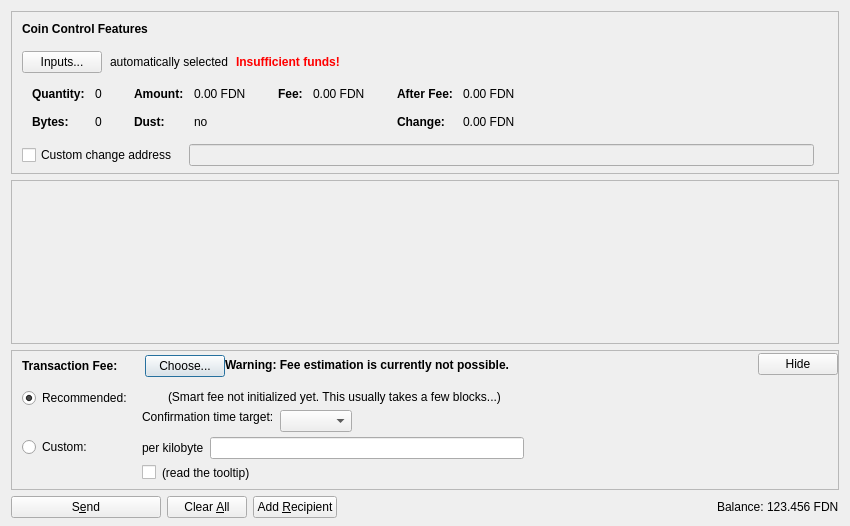
<?xml version="1.0" encoding="UTF-8"?>
<ui version="4.0">
 <class>SendCoinsDialog</class>
 <widget class="QDialog" name="SendCoinsDialog">
  <property name="geometry">
   <rect>
    <x>0</x>
    <y>0</y>
    <width>850</width>
    <height>526</height>
   </rect>
  </property>
  <property name="windowTitle">
   <string>Send Coins</string>
  </property>
  <layout class="QVBoxLayout" name="verticalLayout" stretch="0,1,0,0">
   <property name="bottomMargin">
    <number>8</number>
   </property>
   <item>
    <widget class="QFrame" name="frameCoinControl">
     <property name="sizePolicy">
      <sizepolicy hsizetype="Expanding" vsizetype="Expanding">
       <horstretch>0</horstretch>
       <verstretch>0</verstretch>
      </sizepolicy>
     </property>
     <property name="maximumSize">
      <size>
       <width>16777215</width>
       <height>16777215</height>
      </size>
     </property>
     <property name="frameShape">
      <enum>QFrame::StyledPanel</enum>
     </property>
     <property name="frameShadow">
      <enum>QFrame::Sunken</enum>
     </property>
     <layout class="QVBoxLayout" name="verticalLayoutCoinControl2">
      <property name="spacing">
       <number>0</number>
      </property>
      <property name="leftMargin">
       <number>0</number>
      </property>
      <property name="topMargin">
       <number>0</number>
      </property>
      <property name="rightMargin">
       <number>0</number>
      </property>
      <property name="bottomMargin">
       <number>6</number>
      </property>
      <item>
       <layout class="QVBoxLayout" name="verticalLayoutCoinControl" stretch="0,0,0,0,1">
        <property name="spacing">
         <number>0</number>
        </property>
        <property name="leftMargin">
         <number>10</number>
        </property>
        <property name="topMargin">
         <number>10</number>
        </property>
        <item>
         <layout class="QHBoxLayout" name="horizontalLayoutCoinControl1">
          <property name="bottomMargin">
           <number>15</number>
          </property>
          <item>
           <widget class="QLabel" name="labelCoinControlFeatures">
            <property name="sizePolicy">
             <sizepolicy hsizetype="Preferred" vsizetype="Maximum">
              <horstretch>0</horstretch>
              <verstretch>0</verstretch>
             </sizepolicy>
            </property>
            <property name="font">
             <font>
              <weight>75</weight>
              <bold>true</bold>
             </font>
            </property>
            <property name="styleSheet">
             <string notr="true">font-weight:bold;</string>
            </property>
            <property name="text">
             <string>Coin Control Features</string>
            </property>
           </widget>
          </item>
         </layout>
        </item>
        <item>
         <layout class="QHBoxLayout" name="horizontalLayoutCoinControl2" stretch="0,0,0,0">
          <property name="spacing">
           <number>8</number>
          </property>
          <property name="bottomMargin">
           <number>10</number>
          </property>
          <item>
           <widget class="QPushButton" name="pushButtonCoinControl">
            <property name="styleSheet">
             <string notr="true"/>
            </property>
            <property name="text">
             <string>Inputs...</string>
            </property>
            <property name="autoDefault">
             <bool>false</bool>
            </property>
           </widget>
          </item>
          <item>
           <widget class="QLabel" name="labelCoinControlAutomaticallySelected">
            <property name="text">
             <string>automatically selected</string>
            </property>
            <property name="margin">
             <number>5</number>
            </property>
           </widget>
          </item>
          <item>
           <widget class="QLabel" name="labelCoinControlInsuffFunds">
            <property name="font">
             <font>
              <weight>75</weight>
              <bold>true</bold>
             </font>
            </property>
            <property name="styleSheet">
             <string notr="true">color:red;font-weight:bold;</string>
            </property>
            <property name="text">
             <string>Insufficient funds!</string>
            </property>
            <property name="margin">
             <number>5</number>
            </property>
           </widget>
          </item>
          <item>
           <spacer name="horizontalSpacerCoinControl">
            <property name="orientation">
             <enum>Qt::Horizontal</enum>
            </property>
            <property name="sizeHint" stdset="0">
             <size>
              <width>40</width>
              <height>1</height>
             </size>
            </property>
           </spacer>
          </item>
         </layout>
        </item>
        <item>
         <widget class="QWidget" name="widgetCoinControl" native="true">
          <property name="sizePolicy">
           <sizepolicy hsizetype="Preferred" vsizetype="Preferred">
            <horstretch>0</horstretch>
            <verstretch>0</verstretch>
           </sizepolicy>
          </property>
          <property name="minimumSize">
           <size>
            <width>0</width>
            <height>0</height>
           </size>
          </property>
          <property name="styleSheet">
           <string notr="true"/>
          </property>
          <layout class="QHBoxLayout" name="horizontalLayoutCoinControl5">
           <property name="leftMargin">
            <number>0</number>
           </property>
           <property name="topMargin">
            <number>0</number>
           </property>
           <property name="rightMargin">
            <number>0</number>
           </property>
           <property name="bottomMargin">
            <number>0</number>
           </property>
           <item>
            <layout class="QHBoxLayout" name="horizontalLayoutCoinControl3" stretch="0,0,0,1">
             <property name="spacing">
              <number>20</number>
             </property>
             <property name="topMargin">
              <number>0</number>
             </property>
             <property name="bottomMargin">
              <number>10</number>
             </property>
             <item>
              <layout class="QFormLayout" name="formLayoutCoinControl1">
               <property name="horizontalSpacing">
                <number>10</number>
               </property>
               <property name="verticalSpacing">
                <number>14</number>
               </property>
               <property name="leftMargin">
                <number>10</number>
               </property>
               <property name="topMargin">
                <number>4</number>
               </property>
               <property name="rightMargin">
                <number>6</number>
               </property>
               <item row="0" column="0">
                <widget class="QLabel" name="labelCoinControlQuantityText">
                 <property name="font">
                  <font>
                   <weight>75</weight>
                   <bold>true</bold>
                  </font>
                 </property>
                 <property name="text">
                  <string>Quantity:</string>
                 </property>
                 <property name="margin">
                  <number>0</number>
                 </property>
                </widget>
               </item>
               <item row="0" column="1">
                <widget class="QLabel" name="labelCoinControlQuantity">
                 <property name="cursor">
                  <cursorShape>IBeamCursor</cursorShape>
                 </property>
                 <property name="contextMenuPolicy">
                  <enum>Qt::ActionsContextMenu</enum>
                 </property>
                 <property name="text">
                  <string notr="true">0</string>
                 </property>
                 <property name="margin">
                  <number>0</number>
                 </property>
                 <property name="textInteractionFlags">
                  <set>Qt::LinksAccessibleByMouse|Qt::TextSelectableByKeyboard|Qt::TextSelectableByMouse</set>
                 </property>
                </widget>
               </item>
               <item row="1" column="0">
                <widget class="QLabel" name="labelCoinControlBytesText">
                 <property name="font">
                  <font>
                   <weight>75</weight>
                   <bold>true</bold>
                  </font>
                 </property>
                 <property name="text">
                  <string>Bytes:</string>
                 </property>
                </widget>
               </item>
               <item row="1" column="1">
                <widget class="QLabel" name="labelCoinControlBytes">
                 <property name="cursor">
                  <cursorShape>IBeamCursor</cursorShape>
                 </property>
                 <property name="contextMenuPolicy">
                  <enum>Qt::ActionsContextMenu</enum>
                 </property>
                 <property name="text">
                  <string notr="true">0</string>
                 </property>
                 <property name="textInteractionFlags">
                  <set>Qt::LinksAccessibleByMouse|Qt::TextSelectableByKeyboard|Qt::TextSelectableByMouse</set>
                 </property>
                </widget>
               </item>
              </layout>
             </item>
             <item>
              <layout class="QFormLayout" name="formLayoutCoinControl2">
               <property name="horizontalSpacing">
                <number>10</number>
               </property>
               <property name="verticalSpacing">
                <number>14</number>
               </property>
               <property name="leftMargin">
                <number>6</number>
               </property>
               <property name="topMargin">
                <number>4</number>
               </property>
               <property name="rightMargin">
                <number>6</number>
               </property>
               <item row="0" column="0">
                <widget class="QLabel" name="labelCoinControlAmountText">
                 <property name="font">
                  <font>
                   <weight>75</weight>
                   <bold>true</bold>
                  </font>
                 </property>
                 <property name="text">
                  <string>Amount:</string>
                 </property>
                 <property name="margin">
                  <number>0</number>
                 </property>
                </widget>
               </item>
               <item row="0" column="1">
                <widget class="QLabel" name="labelCoinControlAmount">
                 <property name="cursor">
                  <cursorShape>IBeamCursor</cursorShape>
                 </property>
                 <property name="contextMenuPolicy">
                  <enum>Qt::ActionsContextMenu</enum>
                 </property>
                 <property name="text">
                  <string notr="true">0.00 FDN</string>
                 </property>
                 <property name="textInteractionFlags">
                  <set>Qt::LinksAccessibleByMouse|Qt::TextSelectableByKeyboard|Qt::TextSelectableByMouse</set>
                 </property>
                </widget>
               </item>
               <item row="1" column="0">
                <widget class="QLabel" name="labelCoinControlLowOutputText">
                 <property name="font">
                  <font>
                   <weight>75</weight>
                   <bold>true</bold>
                  </font>
                 </property>
                 <property name="text">
                  <string>Dust:</string>
                 </property>
                </widget>
               </item>
               <item row="1" column="1">
                <widget class="QLabel" name="labelCoinControlLowOutput">
                 <property name="cursor">
                  <cursorShape>IBeamCursor</cursorShape>
                 </property>
                 <property name="contextMenuPolicy">
                  <enum>Qt::ActionsContextMenu</enum>
                 </property>
                 <property name="text">
                  <string notr="true">no</string>
                 </property>
                 <property name="textInteractionFlags">
                  <set>Qt::LinksAccessibleByMouse|Qt::TextSelectableByKeyboard|Qt::TextSelectableByMouse</set>
                 </property>
                </widget>
               </item>
              </layout>
             </item>
             <item>
              <layout class="QFormLayout" name="formLayoutCoinControl3">
               <property name="horizontalSpacing">
                <number>10</number>
               </property>
               <property name="verticalSpacing">
                <number>14</number>
               </property>
               <property name="leftMargin">
                <number>6</number>
               </property>
               <property name="topMargin">
                <number>4</number>
               </property>
               <property name="rightMargin">
                <number>6</number>
               </property>
               <item row="0" column="0">
                <widget class="QLabel" name="labelCoinControlFeeText">
                 <property name="font">
                  <font>
                   <weight>75</weight>
                   <bold>true</bold>
                  </font>
                 </property>
                 <property name="text">
                  <string>Fee:</string>
                 </property>
                 <property name="margin">
                  <number>0</number>
                 </property>
                </widget>
               </item>
               <item row="0" column="1">
                <widget class="QLabel" name="labelCoinControlFee">
                 <property name="cursor">
                  <cursorShape>IBeamCursor</cursorShape>
                 </property>
                 <property name="contextMenuPolicy">
                  <enum>Qt::ActionsContextMenu</enum>
                 </property>
                 <property name="text">
                  <string notr="true">0.00 FDN</string>
                 </property>
                 <property name="textInteractionFlags">
                  <set>Qt::LinksAccessibleByMouse|Qt::TextSelectableByKeyboard|Qt::TextSelectableByMouse</set>
                 </property>
                </widget>
               </item>
              </layout>
             </item>
             <item>
              <layout class="QFormLayout" name="formLayoutCoinControl4">
               <property name="horizontalSpacing">
                <number>10</number>
               </property>
               <property name="verticalSpacing">
                <number>14</number>
               </property>
               <property name="leftMargin">
                <number>6</number>
               </property>
               <property name="topMargin">
                <number>4</number>
               </property>
               <property name="rightMargin">
                <number>6</number>
               </property>
               <item row="0" column="0">
                <widget class="QLabel" name="labelCoinControlAfterFeeText">
                 <property name="font">
                  <font>
                   <weight>75</weight>
                   <bold>true</bold>
                  </font>
                 </property>
                 <property name="text">
                  <string>After Fee:</string>
                 </property>
                 <property name="margin">
                  <number>0</number>
                 </property>
                </widget>
               </item>
               <item row="0" column="1">
                <widget class="QLabel" name="labelCoinControlAfterFee">
                 <property name="cursor">
                  <cursorShape>IBeamCursor</cursorShape>
                 </property>
                 <property name="contextMenuPolicy">
                  <enum>Qt::ActionsContextMenu</enum>
                 </property>
                 <property name="text">
                  <string notr="true">0.00 FDN</string>
                 </property>
                 <property name="textInteractionFlags">
                  <set>Qt::LinksAccessibleByMouse|Qt::TextSelectableByKeyboard|Qt::TextSelectableByMouse</set>
                 </property>
                </widget>
               </item>
               <item row="1" column="0">
                <widget class="QLabel" name="labelCoinControlChangeText">
                 <property name="font">
                  <font>
                   <weight>75</weight>
                   <bold>true</bold>
                  </font>
                 </property>
                 <property name="text">
                  <string>Change:</string>
                 </property>
                </widget>
               </item>
               <item row="1" column="1">
                <widget class="QLabel" name="labelCoinControlChange">
                 <property name="cursor">
                  <cursorShape>IBeamCursor</cursorShape>
                 </property>
                 <property name="contextMenuPolicy">
                  <enum>Qt::ActionsContextMenu</enum>
                 </property>
                 <property name="text">
                  <string notr="true">0.00 FDN</string>
                 </property>
                 <property name="textInteractionFlags">
                  <set>Qt::LinksAccessibleByMouse|Qt::TextSelectableByKeyboard|Qt::TextSelectableByMouse</set>
                 </property>
                </widget>
               </item>
              </layout>
             </item>
            </layout>
           </item>
          </layout>
         </widget>
        </item>
        <item>
         <layout class="QHBoxLayout" name="horizontalLayoutCoinControl4" stretch="0,0,0">
          <property name="spacing">
           <number>12</number>
          </property>
          <property name="sizeConstraint">
           <enum>QLayout::SetDefaultConstraint</enum>
          </property>
          <property name="topMargin">
           <number>5</number>
          </property>
          <property name="rightMargin">
           <number>5</number>
          </property>
          <item>
           <widget class="QCheckBox" name="checkBoxCoinControlChange">
            <property name="toolTip">
             <string>If this is activated, but the change address is empty or invalid, change will be sent to a newly generated address.</string>
            </property>
            <property name="text">
             <string>Custom change address</string>
            </property>
           </widget>
          </item>
          <item>
           <widget class="QValidatedLineEdit" name="lineEditCoinControlChange">
            <property name="enabled">
             <bool>false</bool>
            </property>
            <property name="sizePolicy">
             <sizepolicy hsizetype="Expanding" vsizetype="Fixed">
              <horstretch>0</horstretch>
              <verstretch>0</verstretch>
             </sizepolicy>
            </property>
           </widget>
          </item>
          <item>
           <widget class="QLabel" name="labelCoinControlChangeLabel">
            <property name="sizePolicy">
             <sizepolicy hsizetype="Preferred" vsizetype="Expanding">
              <horstretch>0</horstretch>
              <verstretch>0</verstretch>
             </sizepolicy>
            </property>
            <property name="minimumSize">
             <size>
              <width>0</width>
              <height>0</height>
             </size>
            </property>
            <property name="text">
             <string/>
            </property>
            <property name="margin">
             <number>3</number>
            </property>
           </widget>
          </item>
         </layout>
        </item>
        <item>
         <spacer name="verticalSpacerCoinControl">
          <property name="orientation">
           <enum>Qt::Vertical</enum>
          </property>
          <property name="sizeHint" stdset="0">
           <size>
            <width>800</width>
            <height>1</height>
           </size>
          </property>
         </spacer>
        </item>
       </layout>
      </item>
     </layout>
    </widget>
   </item>
   <item>
    <widget class="QScrollArea" name="scrollArea">
     <property name="widgetResizable">
      <bool>true</bool>
     </property>
     <widget class="QWidget" name="scrollAreaWidgetContents">
      <property name="geometry">
       <rect>
        <x>0</x>
        <y>0</y>
        <width>830</width>
        <height>104</height>
       </rect>
      </property>
      <layout class="QVBoxLayout" name="verticalLayout_2" stretch="0,1">
       <property name="leftMargin">
        <number>0</number>
       </property>
       <property name="topMargin">
        <number>0</number>
       </property>
       <property name="rightMargin">
        <number>0</number>
       </property>
       <property name="bottomMargin">
        <number>0</number>
       </property>
       <item>
        <layout class="QVBoxLayout" name="entries">
         <property name="spacing">
          <number>6</number>
         </property>
        </layout>
       </item>
       <item>
        <spacer name="verticalSpacer">
         <property name="orientation">
          <enum>Qt::Vertical</enum>
         </property>
         <property name="sizeHint" stdset="0">
          <size>
           <width>20</width>
           <height>40</height>
          </size>
         </property>
        </spacer>
       </item>
      </layout>
     </widget>
    </widget>
   </item>
   <item>
    <widget class="QFrame" name="frameFee">
     <property name="sizePolicy">
      <sizepolicy hsizetype="Expanding" vsizetype="Expanding">
       <horstretch>0</horstretch>
       <verstretch>0</verstretch>
      </sizepolicy>
     </property>
     <property name="maximumSize">
      <size>
       <width>16777215</width>
       <height>16777215</height>
      </size>
     </property>
     <property name="frameShape">
      <enum>QFrame::StyledPanel</enum>
     </property>
     <property name="frameShadow">
      <enum>QFrame::Sunken</enum>
     </property>
     <layout class="QVBoxLayout" name="verticalLayoutFee1">
      <property name="spacing">
       <number>0</number>
      </property>
      <property name="leftMargin">
       <number>0</number>
      </property>
      <property name="topMargin">
       <number>0</number>
      </property>
      <property name="rightMargin">
       <number>0</number>
      </property>
      <property name="bottomMargin">
       <number>0</number>
      </property>
      <item>
       <layout class="QVBoxLayout" name="verticalLayoutFee2" stretch="0,0,0">
        <property name="spacing">
         <number>0</number>
        </property>
        <property name="leftMargin">
         <number>10</number>
        </property>
        <property name="topMargin">
         <number>0</number>
        </property>
        <item>
         <layout class="QHBoxLayout" name="horizontalLayoutFee1">
          <property name="bottomMargin">
           <number>0</number>
          </property>
          <item>
           <layout class="QVBoxLayout" name="verticalLayoutFee7">
            <property name="spacing">
             <number>0</number>
            </property>
            <item>
             <spacer name="verticalSpacerSmartFee">
              <property name="orientation">
               <enum>Qt::Vertical</enum>
              </property>
              <property name="sizeType">
               <enum>QSizePolicy::Fixed</enum>
              </property>
              <property name="sizeHint" stdset="0">
               <size>
                <width>1</width>
                <height>4</height>
               </size>
              </property>
             </spacer>
            </item>
            <item>
             <layout class="QHBoxLayout" name="horizontalLayoutSmartFee">
              <property name="spacing">
               <number>10</number>
              </property>
              <item>
               <widget class="QLabel" name="labelFeeHeadline">
                <property name="sizePolicy">
                 <sizepolicy hsizetype="Preferred" vsizetype="Maximum">
                  <horstretch>0</horstretch>
                  <verstretch>0</verstretch>
                 </sizepolicy>
                </property>
                <property name="font">
                 <font>
                  <weight>75</weight>
                  <bold>true</bold>
                 </font>
                </property>
                <property name="styleSheet">
                 <string notr="true">font-weight:bold;</string>
                </property>
                <property name="text">
                 <string>Transaction Fee:</string>
                </property>
               </widget>
              </item>
              <item>
               <widget class="QLabel" name="labelFeeMinimized">
                <property name="text">
                 <string/>
                </property>
               </widget>
              </item>
              <item>
               <widget class="QPushButton" name="buttonChooseFee">
                <property name="text">
                 <string>Choose...</string>
                </property>
               </widget>
              </item>
             </layout>
            </item>
            <item>
             <spacer name="verticalSpacer_5">
              <property name="orientation">
               <enum>Qt::Vertical</enum>
              </property>
              <property name="sizeHint" stdset="0">
               <size>
                <width>1</width>
                <height>1</height>
               </size>
              </property>
             </spacer>
            </item>
           </layout>
          </item>
          <item>
           <widget class="QLabel" name="fallbackFeeWarningLabel">
            <property name="toolTip">
             <string>Using the fallbackfee can result in sending a transaction that will take several hours or days (or never) to confirm. Consider choosing your fee manually or wait until you have validated the complete chain.</string>
            </property>
            <property name="font">
            <font>
                <weight>75</weight>
                <bold>true</bold>
            </font>
            </property>
            <property name="text">
             <string>Warning: Fee estimation is currently not possible.</string>
            </property>
            <property name="wordWrap">
             <bool>false</bool>
            </property>
           </widget>
          </item>
          <item>
           <spacer name="horizontalSpacer_4">
            <property name="orientation">
             <enum>Qt::Horizontal</enum>
            </property>
            <property name="sizeType">
             <enum>QSizePolicy::MinimumExpanding</enum>
            </property>
            <property name="sizeHint" stdset="0">
             <size>
              <width>40</width>
              <height>20</height>
             </size>
            </property>
           </spacer>
          </item>
          <item>
           <widget class="QPushButton" name="buttonMinimizeFee">
            <property name="toolTip">
             <string>collapse fee-settings</string>
            </property>
            <property name="text">
             <string>Hide</string>
            </property>
           </widget>
          </item>
         </layout>
        </item>
        <item>
         <widget class="QFrame" name="frameFeeSelection">
          <layout class="QVBoxLayout" name="verticalLayoutFee12">
           <property name="spacing">
            <number>0</number>
           </property>
           <property name="leftMargin">
            <number>0</number>
           </property>
           <property name="topMargin">
            <number>0</number>
           </property>
           <property name="rightMargin">
            <number>0</number>
           </property>
           <property name="bottomMargin">
            <number>0</number>
           </property>
           <item>
            <layout class="QGridLayout" name="gridLayoutFee">
             <property name="topMargin">
              <number>10</number>
             </property>
             <property name="bottomMargin">
              <number>4</number>
             </property>
             <property name="horizontalSpacing">
              <number>10</number>
             </property>
             <property name="verticalSpacing">
              <number>4</number>
             </property>
             <item row="1" column="1">
              <layout class="QVBoxLayout" name="verticalLayoutFee8">
               <property name="spacing">
                <number>6</number>
               </property>
               <item>
                <layout class="QHBoxLayout" name="horizontalLayoutFee13">
                 <item>
                  <widget class="QLabel" name="labelCustomPerKilobyte">
                   <property name="toolTip">
                    <string>If the custom fee is set to 1000 satoshis and the transaction is only 250 bytes, then &quot;per kilobyte&quot; only pays 250 satoshis in fee, while &quot;total at least&quot; pays 1000 satoshis. For transactions bigger than a kilobyte both pay by kilobyte.</string>
                   </property>
                   <property name="text">
                    <string>per kilobyte</string>
                   </property>
                  </widget>
                 </item>
                 <item>
                  <widget class="BitcoinAmountField" name="customFee"/>
                 </item>
                 <item>
                  <spacer name="horizontalSpacer_6">
                   <property name="orientation">
                    <enum>Qt::Horizontal</enum>
                   </property>
                   <property name="sizeHint" stdset="0">
                    <size>
                     <width>1</width>
                     <height>1</height>
                    </size>
                   </property>
                  </spacer>
                 </item>
                </layout>
               </item>
               <item>
                <layout class="QHBoxLayout" name="horizontalLayoutFee8">
                 <item>
                  <widget class="QCheckBox" name="checkBoxMinimumFee">
                   <property name="toolTip">
                    <string>Paying only the minimum fee is just fine as long as there is less transaction volume than space in the blocks. But be aware that this can end up in a never confirming transaction once there is more demand for foundation transactions than the network can process.</string>
                   </property>
                   <property name="text">
                    <string/>
                   </property>
                  </widget>
                 </item>
                 <item>
                  <widget class="QLabel" name="labelMinFeeWarning">
                   <property name="enabled">
                    <bool>true</bool>
                   </property>
                   <property name="toolTip">
                    <string>Paying only the minimum fee is just fine as long as there is less transaction volume than space in the blocks. But be aware that this can end up in a never confirming transaction once there is more demand for foundation transactions than the network can process.</string>
                   </property>
                   <property name="text">
                    <string>(read the tooltip)</string>
                   </property>
                   <property name="margin">
                    <number>5</number>
                   </property>
                  </widget>
                 </item>
                 <item>
                  <spacer name="horizontalSpacer_2">
                   <property name="orientation">
                    <enum>Qt::Horizontal</enum>
                   </property>
                   <property name="sizeHint" stdset="0">
                    <size>
                     <width>1</width>
                     <height>1</height>
                    </size>
                   </property>
                  </spacer>
                 </item>
                </layout>
               </item>
              </layout>
             </item>
             <item row="0" column="0">
              <layout class="QVBoxLayout" name="verticalLayoutFee4" stretch="0,1">
               <item>
                <widget class="QRadioButton" name="radioSmartFee">
                 <property name="text">
                  <string>Recommended:</string>
                 </property>
                 <property name="checked">
                  <bool>true</bool>
                 </property>
                 <attribute name="buttonGroup">
                  <string notr="true">groupFee</string>
                 </attribute>
                </widget>
               </item>
               <item>
                <spacer name="verticalSpacer_2">
                 <property name="orientation">
                  <enum>Qt::Vertical</enum>
                 </property>
                 <property name="sizeHint" stdset="0">
                  <size>
                   <width>1</width>
                   <height>1</height>
                  </size>
                 </property>
                </spacer>
               </item>
              </layout>
             </item>
             <item row="1" column="0">
              <layout class="QVBoxLayout" name="verticalLayoutFee9" stretch="0,1">
               <item>
                <widget class="QRadioButton" name="radioCustomFee">
                 <property name="text">
                  <string>Custom:</string>
                 </property>
                 <attribute name="buttonGroup">
                  <string notr="true">groupFee</string>
                 </attribute>
                </widget>
               </item>
               <item>
                <spacer name="verticalSpacer_6">
                 <property name="orientation">
                  <enum>Qt::Vertical</enum>
                 </property>
                 <property name="sizeHint" stdset="0">
                  <size>
                   <width>1</width>
                   <height>1</height>
                  </size>
                 </property>
                </spacer>
               </item>
              </layout>
             </item>
             <item row="0" column="1">
              <layout class="QVBoxLayout" name="verticalLayoutFee3" stretch="0,0,1">
               <property name="spacing">
                <number>6</number>
               </property>
               <property name="topMargin">
                <number>2</number>
               </property>
               <item>
                <layout class="QHBoxLayout" name="horizontalLayoutFee12">
                 <item>
                  <widget class="QLabel" name="labelSmartFee">
                   <property name="text">
                    <string/>
                   </property>
                   <property name="margin">
                    <number>2</number>
                   </property>
                  </widget>
                 </item>
                 <item>
                  <widget class="QLabel" name="labelFeeEstimation">
                   <property name="text">
                    <string/>
                   </property>
                  </widget>
                 </item>
                 <item>
                  <widget class="QLabel" name="labelSmartFee2">
                   <property name="text">
                    <string>(Smart fee not initialized yet. This usually takes a few blocks...)</string>
                   </property>
                   <property name="margin">
                    <number>2</number>
                   </property>
                  </widget>
                 </item>
                 <item>
                  <spacer name="horizontalSpacer_5">
                   <property name="orientation">
                    <enum>Qt::Horizontal</enum>
                   </property>
                   <property name="sizeHint" stdset="0">
                    <size>
                     <width>1</width>
                     <height>1</height>
                    </size>
                   </property>
                  </spacer>
                 </item>
                </layout>
               </item>
               <item>
                <layout class="QHBoxLayout" name="horizontalLayoutFee9">
                 <item>
                  <layout class="QVBoxLayout" name="verticalLayoutFee6">
                   <item>
                    <widget class="QLabel" name="labelSmartFee3">
                     <property name="text">
                      <string>Confirmation time target:</string>
                     </property>
                     <property name="margin">
                      <number>2</number>
                     </property>
                    </widget>
                   </item>
                   <item>
                    <spacer name="verticalSpacer_3">
                     <property name="orientation">
                      <enum>Qt::Vertical</enum>
                     </property>
                     <property name="sizeHint" stdset="0">
                      <size>
                       <width>1</width>
                       <height>1</height>
                      </size>
                     </property>
                    </spacer>
                   </item>
                  </layout>
                 </item>
                 <item>
                  <layout class="QVBoxLayout" name="verticalLayoutFee5">
                   <property name="rightMargin">
                    <number>30</number>
                   </property>
                   <item>
                    <layout class="QHBoxLayout" name="horizontalLayoutConfTarget">
                     <property name="bottomMargin">
                      <number>0</number>
                     </property>
                     <item>
                      <widget class="QComboBox" name="confTargetSelector"/>
                     </item>
                     <item>
                      <spacer name="horizontalSpacerConfTarget">
                       <property name="orientation">
                        <enum>Qt::Horizontal</enum>
                       </property>
                       <property name="sizeHint" stdset="0">
                        <size>
                         <width>40</width>
                         <height>20</height>
                        </size>
                       </property>
                      </spacer>
                     </item>
                    </layout>
                   </item>
                  </layout>
                 </item>
                </layout>
               </item>
               <item>
                <spacer name="verticalSpacer_4">
                 <property name="orientation">
                  <enum>Qt::Vertical</enum>
                 </property>
                 <property name="sizeHint" stdset="0">
                  <size>
                   <width>1</width>
                   <height>1</height>
                  </size>
                 </property>
                </spacer>
               </item>
              </layout>
             </item>
            </layout>
           </item>
          </layout>
         </widget>
        </item>
        <item>
         <spacer name="verticalSpacerFee">
          <property name="orientation">
           <enum>Qt::Vertical</enum>
          </property>
          <property name="sizeHint" stdset="0">
           <size>
            <width>40</width>
            <height>5</height>
           </size>
          </property>
         </spacer>
        </item>
       </layout>
      </item>
     </layout>
    </widget>
   </item>
   <item>
    <layout class="QHBoxLayout" name="horizontalLayout">
     <item>
      <widget class="QPushButton" name="sendButton">
       <property name="minimumSize">
        <size>
         <width>150</width>
         <height>0</height>
        </size>
       </property>
       <property name="toolTip">
        <string>Confirm the send action</string>
       </property>
       <property name="text">
        <string>S&amp;end</string>
       </property>
       <property name="icon">
        <iconset resource="../bitcoin.qrc">
         <normaloff>:/icons/send</normaloff>:/icons/send</iconset>
       </property>
       <property name="autoDefault">
        <bool>false</bool>
       </property>
       <property name="default">
        <bool>false</bool>
       </property>
      </widget>
     </item>
     <item>
      <widget class="QPushButton" name="clearButton">
       <property name="sizePolicy">
        <sizepolicy hsizetype="Minimum" vsizetype="Fixed">
         <horstretch>0</horstretch>
         <verstretch>0</verstretch>
        </sizepolicy>
       </property>
       <property name="toolTip">
        <string>Clear all fields of the form.</string>
       </property>
       <property name="text">
        <string>Clear &amp;All</string>
       </property>
       <property name="icon">
        <iconset resource="../bitcoin.qrc">
         <normaloff>:/icons/remove</normaloff>:/icons/remove</iconset>
       </property>
       <property name="autoDefault">
        <bool>false</bool>
       </property>
      </widget>
     </item>
     <item>
      <widget class="QPushButton" name="addButton">
       <property name="toolTip">
        <string>Send to multiple recipients at once</string>
       </property>
       <property name="text">
        <string>Add &amp;Recipient</string>
       </property>
       <property name="icon">
        <iconset resource="../bitcoin.qrc">
         <normaloff>:/icons/add</normaloff>:/icons/add</iconset>
       </property>
       <property name="autoDefault">
        <bool>false</bool>
       </property>
      </widget>
     </item>
     <item>
      <spacer name="horizontalSpacer">
       <property name="orientation">
        <enum>Qt::Horizontal</enum>
       </property>
       <property name="sizeHint" stdset="0">
        <size>
         <width>40</width>
         <height>20</height>
        </size>
       </property>
      </spacer>
     </item>
     <item>
      <layout class="QHBoxLayout" name="horizontalLayout_2">
       <property name="spacing">
        <number>3</number>
       </property>
       <item>
        <widget class="QLabel" name="label">
         <property name="sizePolicy">
          <sizepolicy hsizetype="Preferred" vsizetype="Fixed">
           <horstretch>0</horstretch>
           <verstretch>0</verstretch>
          </sizepolicy>
         </property>
         <property name="text">
          <string>Balance:</string>
         </property>
        </widget>
       </item>
       <item>
        <widget class="QLabel" name="labelBalance">
         <property name="sizePolicy">
          <sizepolicy hsizetype="Preferred" vsizetype="Fixed">
           <horstretch>0</horstretch>
           <verstretch>0</verstretch>
          </sizepolicy>
         </property>
         <property name="cursor">
          <cursorShape>IBeamCursor</cursorShape>
         </property>
         <property name="text">
          <string notr="true">123.456 FDN</string>
         </property>
         <property name="textInteractionFlags">
          <set>Qt::LinksAccessibleByMouse|Qt::TextSelectableByKeyboard|Qt::TextSelectableByMouse</set>
         </property>
        </widget>
       </item>
      </layout>
     </item>
    </layout>
   </item>
  </layout>
 </widget>
 <customwidgets>
  <customwidget>
   <class>QValidatedLineEdit</class>
   <extends>QLineEdit</extends>
   <header>qvalidatedlineedit.h</header>
  </customwidget>
  <customwidget>
   <class>BitcoinAmountField</class>
   <extends>QLineEdit</extends>
   <header>bitcoinamountfield.h</header>
   <container>1</container>
  </customwidget>
 </customwidgets>
 <resources>
  <include location="../bitcoin.qrc"/>
 </resources>
 <connections/>
 <buttongroups>
  <buttongroup name="groupFee"/>
 </buttongroups>
</ui>
